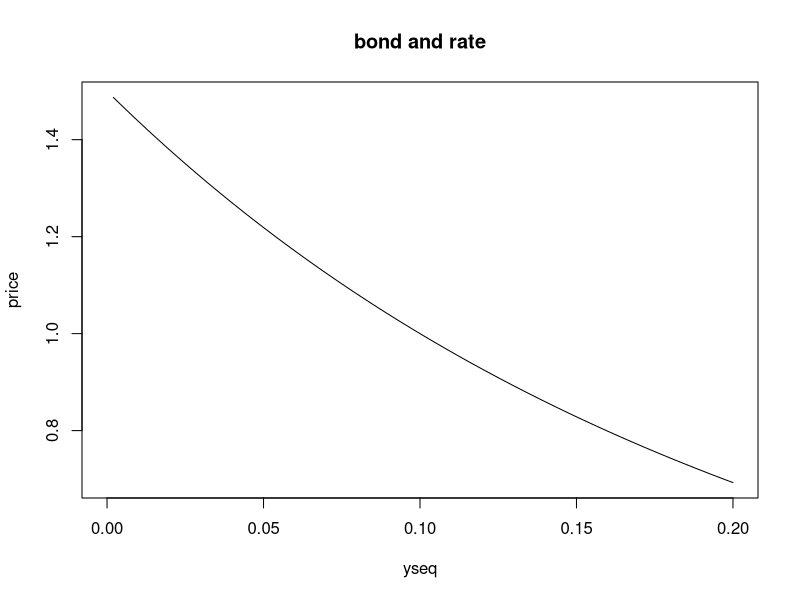
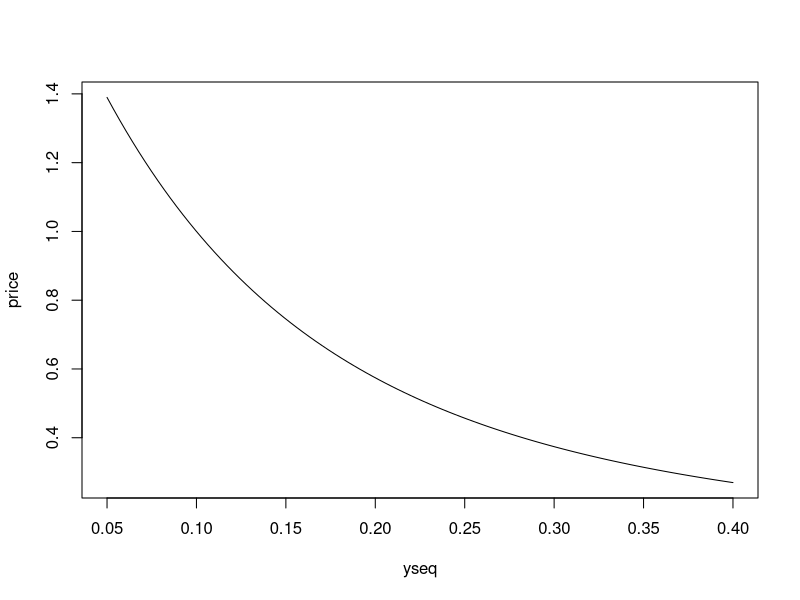

The R source for these figures, in order: (Note: this script raises an error after producing the figures.)
### Bond ###
rm(list=ls())
#등비수열#
2^(1:3)

#채권가격 계산기 (c : 액면, y는 수익률, m은 freq)
bond.price <- function(T,c,y,m=2){
  r <- 1/(1+y/m)
  n <- T*m
  dfs <- r^(1:n)
  cfs <- c(rep(c/m, n-1), c/m+1)
  ans <- sum(dfs*cfs)
}

x <- bond.price(3,2.5/100, 1.8/100)
x

#채권가격과 수익률의 관계 도출 함수 #

bond_price <- function(T,c,y,m=2){
  x <- 1 + y/m
  n <- T*m
  ans <- c/y*(1- 1/x^n)+ 1/x^n
}

yseq <- seq(0, 0.2, length.out =100)
price <- bond_price(5,0.1, yseq)
plot(yseq, price, type = 'l', main = "bond and rate")

# 채권의 볼록성과 리스크매니지먼트 #

bond_price <- function(T,c,y,m=2){
  x <- 1+y/m
  n <- T*m
  ans <- (c/y)*(1-1/x^n)+1/x^n
}

duration <- function(T,c,y,m=2){
  nt <- T*m
  p <- bond_price(T,c,y)
  tmp <- sum((1:nt)/m*c/m*1/(1+y/m)^(1:nt)) + T/(1+y/m)^nt
  ans <- tmp/p
}

md <- function(T,c,y,m=2) {duration(T,c,y,m=2)/(1+y/m)}
p1 <- function(y) {1-md(T,c, y)*(y-0.1)}

yseq<-seq(0.05, 0.4, length.out=100)
price <- bond_price(10, 0.10, yseq, m=2)
plot(yseq, price, type = 'l')
curve(p1, add= TRUE, col = 'red')
abline(v=0.1, lty=2)
abline(h=1.0, lty=2)
abline(v=0.2, lty=2, col='blue')
abline(h=p1(0.2), lty=2, col='blue')
abline(h=bond_price(T,c,0.2), lty=2, col = 'blue')

p1(0.2)
